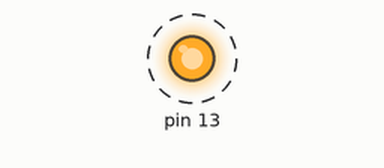
Simulated run of this sketch. Board: Arduino Uno, built with avr-gcc and run on an emulated ATmega328P. On the bench: output pins drawn as LEDs (lit = HIGH). Dashed ring = blinking.

Above: at 0.05 s.
Timing chart, 0 to 3.0 s (numbered marks = the images above):
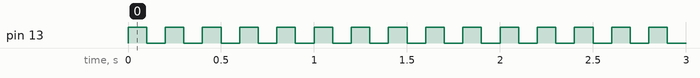

The sketch:

LED_Blink_0311_.ino
```cpp
void setup() {
  // put your setup code here, to run once:
  pinMode(13, OUTPUT);//13번을 출력으로 설정
}

void loop() {
  // put your main code here, to run repeatedly:
  for (;;) {
    digitalWrite(13, HIGH); //LED를 켜겠다
    delay(100); //LED켜진상태로 0.1초동안 쉼(1/1000 *100(1/1000*값으로 계산))
    digitalWrite(13, LOW); //LED 끔
    delay(100); //LED꺼진상태로 0.1초동안 쉼(1/1000 *100)
  }
}
```

Measured:
- by itself, pin 13: alternates HIGH for 0.10 s and LOW for 0.10 s
